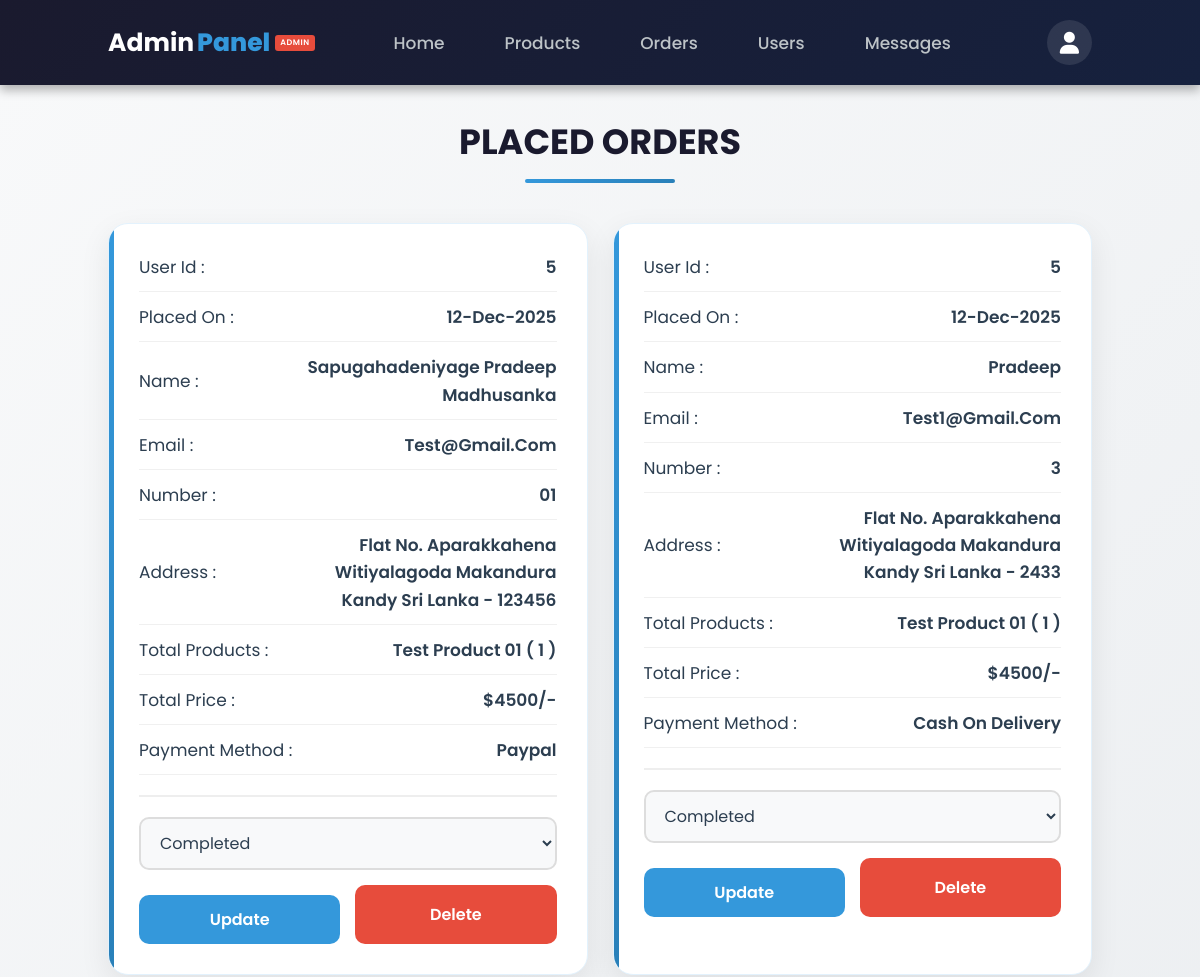
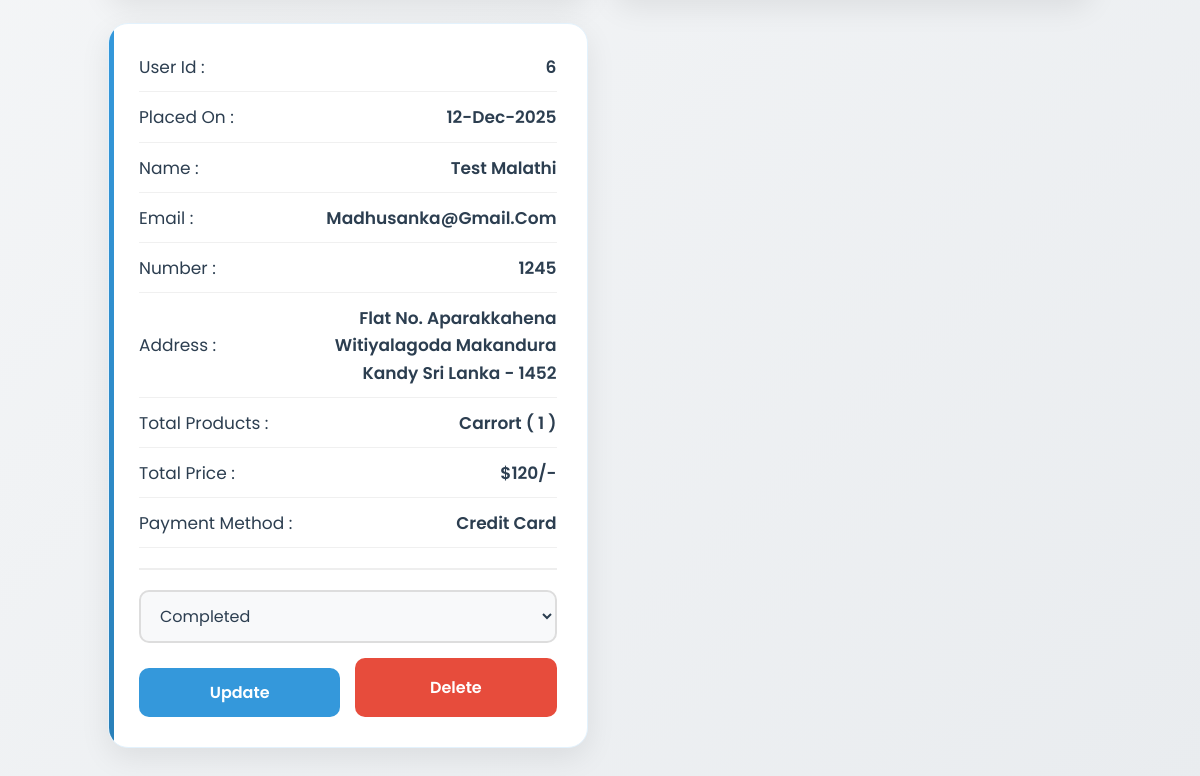
Page /admin_orders.php (signed in) on the committed database (2 pictures, top to bottom).
### tables this page shows
CREATE TABLE `orders` (
  `id` int(100) NOT NULL,
  `user_id` int(100) NOT NULL,
  `name` varchar(100) NOT NULL,
  `number` varchar(12) NOT NULL,
  `email` varchar(100) NOT NULL,
  `method` varchar(50) NOT NULL,
  `address` varchar(500) NOT NULL,
  `total_products` varchar(1000) NOT NULL,
  `total_price` int(100) NOT NULL,
  `placed_on` varchar(50) NOT NULL,
  `payment_status` varchar(20) NOT NULL DEFAULT 'pending'
);

### admin_orders.php (the view, shortened to what this page needs)
<?php
@include 'config.php';
?>
<!DOCTYPE html>
<html lang="en">
<head>
   <link rel="stylesheet" href="https://cdnjs.cloudflare.com/ajax/libs/font-awesome/6.1.1/css/all.min.css">
   <link rel="stylesheet" href="css/home.css">
   <link rel="stylesheet" href="css/admin_orders.css">
</head>
<body>
<?php include 'admin_header.php'; ?>
<section class="placed-orders">
   <h1 class="title">placed orders</h1>
   <div class="box-container">
      <?php
         $select_orders = $conn->query("SELECT * FROM `orders`");
         if($select_orders->num_rows > 0){
            while($fetch_orders = $select_orders->fetch_assoc()){
      ?>
      <div class="box">
         <p> user id : <span><?= htmlspecialchars($fetch_orders['user_id']); ?></span> </p>
         <p> placed on : <span><?= htmlspecialchars($fetch_orders['placed_on']); ?></span> </p>
         <p> name : <span><?= htmlspecialchars($fetch_orders['name']); ?></span> </p>
         <p> email : <span><?= htmlspecialchars($fetch_orders['email']); ?></span> </p>
         <p> number : <span><?= htmlspecialchars($fetch_orders['number']); ?></span> </p>
         <p> address : <span><?= htmlspecialchars($fetch_orders['address']); ?></span> </p>
         <p> total products : <span><?= htmlspecialchars($fetch_orders['total_products']); ?></span> </p>
         <p> total price : <span>$<?= htmlspecialchars($fetch_orders['total_price']); ?>/-</span> </p>
         <p> payment method : <span><?= htmlspecialchars($fetch_orders['method']); ?></span> </p>
         <form action="" method="POST">
            <select name="update_payment" class="drop-down">
               <option value="" selected disabled><?= htmlspecialchars($fetch_orders['payment_status']); ?></option>
            </select>
            <div class="flex-btn">
               <input type="submit" name="update_order" class="option-btn" value="update">
               <a href="admin_orders.php?delete=<?= $fetch_orders['id']; ?>" class="delete-btn" onclick="return confirm('delete this order?');">delete</a>
            </div>
         </form>
      </div>
      <?php
         }
      }else{
         echo '<p class="empty">no orders placed yet!</p>';
      }
      ?>
   </div>
</section>
</body>
</html>

### css/home.css (style rules this page uses)
:root { --green: #27ae60; --dark-color: #219150; --black: #444; --light-color: #666; --border: .1rem solid rgba(0,0,0,.1); --border-hover: .1rem solid var(--black); --box-shadow: 0 .5rem 1rem rgba(0,0,0,.1); }
* { font-family: 'Poppins', sans-serif; margin: 0; padding: 0; box-sizing: border-box; outline: none; border: none; text-decoration: none; text-transform: capitalize; transition: all .2s linear; transition: width none; }
html { font-size: 62.5%; overflow-x: hidden; scroll-padding-top: 5rem; scroll-behavior: smooth; }
body { background: #f7f7f7; }
.option-btn { display: inline-block; margin-top: 1rem; padding: .9rem 3rem; border-radius: .5rem; background: #f39c12; color: #fff; font-size: 1.7rem; cursor: pointer; font-weight: 500; }
.title { text-align: center; margin-bottom: 2rem; position: relative; font-size: 3.5rem; color: var(--black); text-transform: uppercase; padding-bottom: 1rem; }
.title::after { content: ''; position: absolute; bottom: 0; left: 50%; transform: translateX(-50%); width: 10rem; height: .3rem; background: var(--green); }

### css/admin_orders.css (style rules this page uses)
.placed-orders { padding: 5rem 9%; min-height: calc(100vh - 6.5rem); background: linear-gradient(135deg, #f8f9fa 0%, #e9ecef 100%); margin-top: 6.5rem; }
.placed-orders .title { text-align: center; margin-bottom: 4rem; position: relative; font-size: 3.5rem; color: #1a1a2e; text-transform: uppercase; padding-bottom: 1.5rem; }
.placed-orders .title::after { content: ''; position: absolute; bottom: 0; left: 50%; transform: translateX(-50%); width: 15rem; height: 4px; background: linear-gradient(90deg, #3498db, #2980b9); border-radius: 2px; }
.placed-orders .box-container { display: grid; grid-template-columns: repeat(auto-fill, minmax(40rem, 1fr)); gap: 3rem; }
.placed-orders .box { background: #fff; border-radius: 20px; padding: 3rem; box-shadow: 0 10px 30px rgba(0, 0, 0, 0.08); border: 1px solid #e3f2fd; transition: all 0.4s ease; position: relative; overflow: hidden; animation: slideInUp 0.5s ease backwards; }
.placed-orders .box::before { content: ''; position: absolute; top: 0; left: 0; width: 5px; height: 100%; background: linear-gradient(to bottom, #3498db, #2980b9); }
.placed-orders .box p { font-size: 1.7rem; color: #2c3e50; margin-bottom: 1.2rem; line-height: 1.6; display: flex; justify-content: space-between; align-items: center; padding-bottom: 1rem; border-bottom: 1px solid #f0f0f0; }
.placed-orders .box p span { color: #7f8c8d; text-align: right; font-weight: 500; max-width: 60%; word-break: break-word; }
.placed-orders .box p span:first-child { color: #2c3e50; font-weight: 600; min-width: 40%; }
.placed-orders .box form { margin-top: 2rem; padding-top: 2rem; border-top: 2px solid #eee; }
.placed-orders .box .drop-down { width: 100%; padding: 1.2rem 1.5rem; font-size: 1.6rem; color: #2c3e50; background: #f8f9fa; border: 2px solid #ddd; border-radius: 10px; margin-bottom: 1.5rem; cursor: pointer; transition: all 0.3s ease; }
.placed-orders .box .flex-btn { display: flex; gap: 1.5rem; }
.placed-orders .box .option-btn, .placed-orders .box .delete-btn { flex: 1; padding: 1.2rem; font-size: 1.6rem; font-weight: 600; border-radius: 10px; cursor: pointer; transition: all 0.3s ease; text-align: center; border: none; }
.placed-orders .box .option-btn { background: #3498db; color: #fff; }
.placed-orders .box .delete-btn { background: #e74c3c; color: #fff; text-decoration: none; display: flex; align-items: center; justify-content: center; }
.placed-orders .box:nth-child(1) { animation-delay: 0.1s; }
.placed-orders .box:nth-child(2) { animation-delay: 0.2s; }
.placed-orders .box:nth-child(3) { animation-delay: 0.3s; }
@media (max-width: 1200px) { .placed-orders .box-container { grid-template-columns: repeat(auto-fill, minmax(35rem, 1fr)); gap: 2.5rem; } }

### rows in the picture
orders: user "5", placed_on "12-Dec-2025", name "Sapugahadeniyage Pradeep Madhusanka", email "Test@gmail.com", number "01", address "Flat No. Aparakkahena Witiyalagoda Makandura Kandy Sri Lanka - 123456", total_products "Test Product 01 ( 1 )", total_price "4500", method "Paypal", update_payment "completed"
orders: user "5", placed_on "12-Dec-2025", name "Pradeep", email "Test1@gmail.com", number "3", address "Flat No. Aparakkahena Witiyalagoda Makandura Kandy Sri Lanka - 2433", total_products "Test Product 01 ( 1 )", total_price "4500", method "Cash On Delivery", update_payment "completed"
orders: user "6", placed_on "12-Dec-2025", name "Test Malathi", email "Madhusanka@gmail.com", number "1245", address "Flat No. Aparakkahena Witiyalagoda Makandura Kandy Sri Lanka - 1452", total_products "Carrort ( 1 )", total_price "120", method "Credit Card", update_payment "completed"
